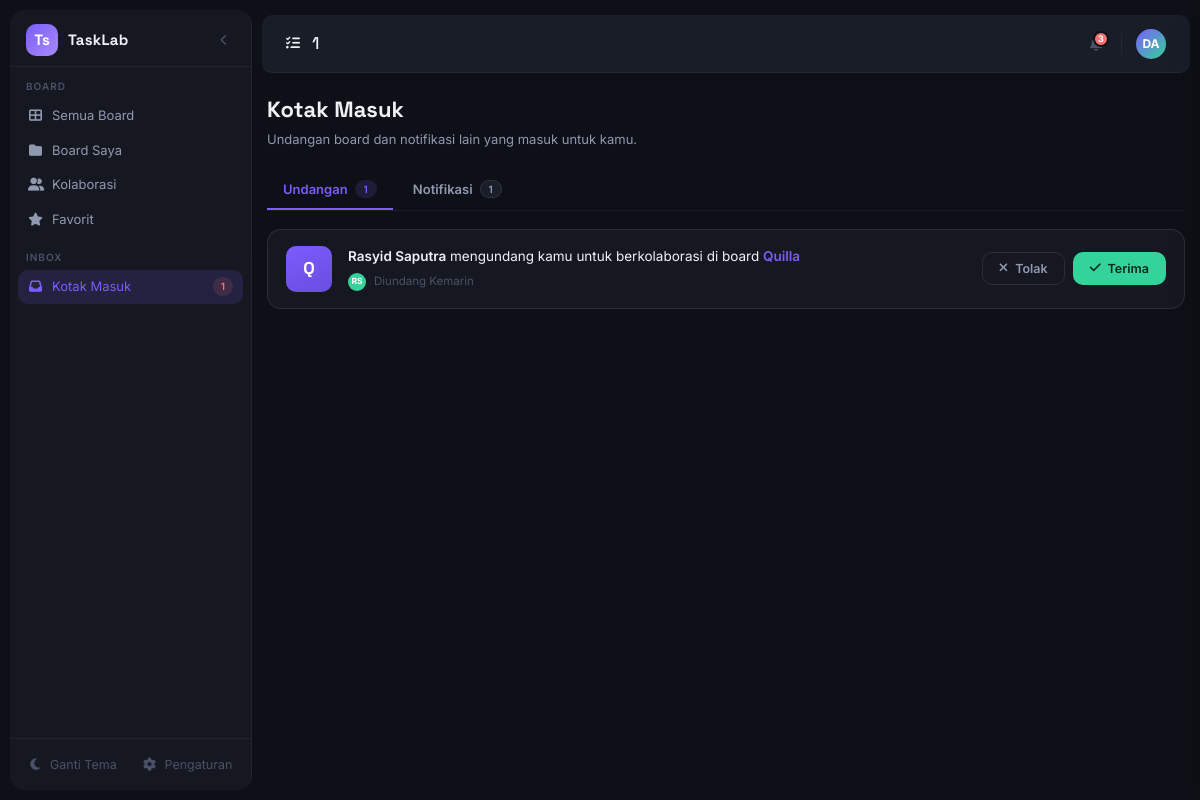
The app's page /dashboard/inbox.php (signed in) with its own data.
### tables this page shows
CREATE TABLE `board_invitations` (
  `id` int PRIMARY KEY AUTO_INCREMENT,
  `board_id` int,
  `sender_id` int,
  `receiver_id` int,
  `status` enum('pending','accepted','rejected','cancelled') DEFAULT 'pending',
  `invitation_token` varchar(255),
  `created_at` timestamp,
  `responded_at` timestamp NULL
);

CREATE TABLE `boards` (
  `id` int PRIMARY KEY AUTO_INCREMENT,
  `board_name` varchar(255),
  `description` text,
  `cover_board` varchar(255),
  `owner` int,
  `created_at` timestamp,
  `updated_at` timestamp
);

CREATE TABLE `users` (
  `id` int PRIMARY KEY AUTO_INCREMENT,
  `name` varchar(255),
  `email` varchar(255) UNIQUE,
  `password` varchar(255),
  `avatar` varchar(255) COMMENT 'path/url foto profil, null = pakai inisial nama',
  `created_at` timestamp,
  `updated_at` timestamp
);

### actions/collaboration/inbox_get.php (called while the page is built, shortened)
<?php
require_once __DIR__ . '.../../connection.php';
$user_id = (int) $_SESSION['user_id'];
$stmt = mysqli_prepare(
    $conn,
    "SELECT bi.id AS invitation_id, bi.created_at AS invited_at,
            b.id AS board_id, b.board_name,
            u.id AS sender_id, u.name AS sender_name
     FROM board_invitations bi
     INNER JOIN boards b ON b.id = bi.board_id
     INNER JOIN users u ON u.id = bi.sender_id
     WHERE bi.receiver_id = ? AND bi.status = 'pending'
     ORDER BY bi.created_at DESC"
);
mysqli_stmt_bind_param($stmt, "i", $user_id);
mysqli_stmt_execute($stmt);
$invitations = mysqli_stmt_get_result($stmt);
$stmt = mysqli_prepare(
    $conn,
    "SELECT COUNT(*) AS c FROM notifications WHERE user_id = ? AND is_read = 0"
);
mysqli_stmt_bind_param($stmt, "i", $user_id);
mysqli_stmt_execute($stmt);
$unreadNotifCount = (int) (mysqli_fetch_assoc(mysqli_stmt_get_result($stmt))['c'] ?? 0);
function timeAgoID($datetime)
{
    $diff = time() - strtotime($datetime);
    if ($diff < 172800) {
        return "Kemarin";
    }
    return floor($diff / 86400) . " hari yang lalu";
}

### dashboard/inbox.php (the view, shortened to what this page needs)
<?php
include "../actions/connection.php";
include "../actions/collaboration/inbox_get.php";
$invitationCount = mysqli_num_rows($invitations);
?>
<!DOCTYPE html>
<html lang="id">
<head>
    <link rel="stylesheet" href="https://cdnjs.cloudflare.com/ajax/libs/font-awesome/6.5.0/css/all.min.css" />
    <link rel="stylesheet" href="../public/css/profile.css">
    <link rel="stylesheet" href="../public/css/global.css" />
    <link rel="stylesheet" href="../public/css/theme.css" />
    <link rel="stylesheet" href="../public/css/index.css" />
    <link rel="stylesheet" href="../public/css/modal.css" />
    <link rel="stylesheet" href="../public/css/header.css" />
    <link rel="stylesheet" href="../public/css/sidebar.css" />
    <link rel="stylesheet" href="../public/css/inbox.css" />
</head>
<body>
    <div class="shell">
        <?php include '../includes/sidebar.php'; ?>
        <div class="content-col">
            <?php include '../includes/header.php'; ?>
            <main class="content-body" id="contentBody" role="main">
                <div class="root">
                    <div class="inbox-header">
                        <h1 class="inbox-title">Kotak Masuk</h1>
                        <p class="inbox-subtitle">Undangan board dan notifikasi lain yang masuk untuk kamu.</p>
                    </div>
                    <div class="inbox-tabs">
                        <button class="inbox-tab active" onclick="Inbox.switchTab(this, 'invitations')">
                            Undangan
                            <?php if ($invitationCount > 0): ?>
                                <span class="pill pill-purple"><?= $invitationCount ?></span>
                            <?php endif; ?>
                        </button>
                        <button class="inbox-tab" onclick="Inbox.switchTab(this, 'notifications')">
                            Notifikasi
                            <?php if ($unreadNotifCount > 0): ?>
                                <span class="pill"><?= $unreadNotifCount ?></span>
                            <?php endif; ?>
                        </button>
                    </div>
                    <div class="inbox-list" data-inbox-panel="invitations" style="display:flex;">
                        <div id="inviteList" style="display:contents;">
                            <?php if ($invitationCount > 0): ?>
                                <?php while ($invite = mysqli_fetch_assoc($invitations)): ?>
                                    <div class="invite-card">
                                        <div class="invite-card-icon"><?= getInitials($invite['board_name']) ?></div>
                                        <div class="invite-card-body">
                                            <div class="invite-card-text">
                                                <b><?= htmlspecialchars($invite['sender_name']) ?></b> mengundang kamu untuk berkolaborasi di board
                                                <span class="board-name"><?= htmlspecialchars($invite['board_name']) ?></span>
                                            </div>
                                            <div class="invite-card-meta">
                                                <div class="inviter-avatar"><?= getInitials($invite['sender_name']) ?></div>
                                                <span>Diundang <?= timeAgoID($invite['invited_at']) ?></span>
                                            </div>
                                        </div>
                                        <div class="invite-card-actions">
                                            <form action="../actions/collaboration/invitation_respond.php" method="POST">
                                                <button type="submit" name="action" value="reject" class="btn-invite-decline">
                                                    <i class="fa-solid fa-xmark"></i> Tolak
                                                </button>
                                            </form>
                                            <form action="../actions/collaboration/invitation_respond.php" method="POST">
                                                <button type="submit" name="action" value="accept" class="btn-invite-accept">
                                                    <i class="fa-solid fa-check"></i> Terima
                                                </button>
                                            </form>
                                        </div>
                                    </div>
                                <?php endwhile; ?>
                            <?php endif; ?>
                        </div>
                    </div>
                </div>
            </main>
        </div>
    </div>
</body>
</html>

### public/css/global.css (style rules this page uses)
:root { --bg-rail: #191d28; --bg-deep: #0d1016; --bg-panel: #151820; --bg-card: #1a1e28; --bg-hover: #ffffff08; --border: #ffffff0d; --border-hi: #ffffff18; --accent: #7c5cfc; --accent-dim: #7c5cfc26; --accent-glow: #7c5cfc55; --accent2: #34d399; --accent2-dim: #34d39926; --text-hi: #f0f1f5; --text-mid: #9099b0; --text-lo: #4b5268; --danger: #f87171; --warn: #fbbf24; --success: #34d399; --rail-w: 64px; --nav-w: 242px; --header-h: 58px; --footer-h: 44px; --font-body: "Inter", sans-serif; --font-display: "Space Grotesk", sans-serif; --r-sm: 6px; --r-md: 10px; --r-lg: 14px; --shadow-card: 0 4px 24px #00000030; }
*, *::before, *::after { box-sizing: border-box; margin: 0; padding: 0; }
html, body { height: 100%; font-family: var(--font-body); background: var(--bg-deep); color: var(--text-hi); font-size: 14px; line-height: 1.5; -webkit-font-smoothing: antialiased; }
button { font-family: var(--font-body); cursor: pointer; border: none; }
.shell { display: flex; height: 100vh; overflow: hidden; padding: 10px; gap: 10px; }
.content-col { display: flex; flex-direction: column; flex: 1; min-width: 0; overflow: hidden; }
.content-body { flex: 1; }
.pill { display: inline-flex; align-items: center; font-size: 10px; font-weight: 600; padding: 2px 8px; border-radius: 20px; white-space: nowrap; }
.pill-purple { background: var(--accent-dim); color: var(--accent); }

### public/css/theme.css (style rules this page uses)
html, body, .rail, .sidebar, .hdr, .content-body, [class*="card"], [class*="modal"], [class*="panel"] { transition: background-color 0.2s ease, color 0.2s ease, border-color 0.2s ease; }

### public/css/index.css (style rules this page uses)
.root { background: var(--bg-deep); font-family: var(--font-body); color: var(--text-hi); min-height: 100vh; padding: 20px 5px; }

### public/css/inbox.css (style rules this page uses)
.inbox-header { margin-bottom: 20px; }
.inbox-title { font-family: var(--font-display); font-size: 22px; font-weight: 700; color: var(--text-hi); }
.inbox-subtitle { font-size: 13px; color: var(--text-mid); margin-top: 4px; }
.inbox-tabs { display: flex; gap: 4px; border-bottom: 1px solid var(--border); margin-bottom: 18px; }
.inbox-tab { display: flex; align-items: center; gap: 7px; padding: 10px 16px; background: transparent; border: none; border-bottom: 2px solid transparent; color: var(--text-mid); font-size: 13px; font-weight: 600; cursor: pointer; transition: color 0.15s ease, border-color 0.15s ease; }
.inbox-tab.active { color: var(--accent); border-bottom-color: var(--accent); }
.inbox-tab .pill { background: var(--bg-card); color: var(--text-mid); border: 1px solid var(--border-hi); }
.inbox-tab.active .pill { background: var(--accent-dim); color: var(--accent); border-color: transparent; }
.inbox-list { display: flex; flex-direction: column; gap: 12px; }
.invite-card { display: flex; align-items: center; gap: 16px; padding: 16px 18px; background: var(--bg-panel); border: 1px solid var(--border-hi); border-radius: var(--r-lg); transition: transform 0.18s ease, opacity 0.18s ease, max-height 0.25s ease, margin 0.25s ease, padding 0.25s ease; }
.invite-card-icon { width: 46px; height: 46px; border-radius: var(--r-md); background: linear-gradient(155deg, var(--accent) 0%, #6a4de0 100%); color: #fff; font-family: var(--font-display); font-weight: 700; font-size: 17px; display: flex; align-items: center; justify-content: center; flex-shrink: 0; }
.invite-card-body { flex: 1; min-width: 0; }
.invite-card-text { font-size: 13.5px; color: var(--text-hi); line-height: 1.5; }
.invite-card-text b { font-weight: 600; }
.invite-card-text .board-name { color: var(--accent); font-weight: 600; }
.invite-card-meta { display: flex; align-items: center; gap: 8px; margin-top: 6px; font-size: 11.5px; color: var(--text-lo); }
.invite-card-meta .inviter-avatar { width: 18px; height: 18px; border-radius: 50%; background: var(--accent2); color: #fff; font-size: 8.5px; font-weight: 700; display: flex; align-items: center; justify-content: center; flex-shrink: 0; }
.invite-card-actions { display: flex; gap: 8px; flex-shrink: 0; }
.btn-invite-accept, .btn-invite-decline { display: flex; align-items: center; gap: 7px; padding: 8px 16px; border-radius: var(--r-md); font-size: 12.5px; font-weight: 600; cursor: pointer; transition: 0.15s; white-space: nowrap; }
.btn-invite-accept { background: var(--success); color: #06281a; border: 1px solid transparent; }
.btn-invite-decline { background: transparent; color: var(--text-mid); border: 1px solid var(--border-hi); }

### records on screen
board_invitations: board.board_name "Q", sender.name "Rasyid Saputra", board.board_name "Quilla", sender.name "RS", created_at "Kemarin"

### other values on screen
$item['label'] "Semua Board"
$item['label'] "Board Saya"
$item['label'] "Kolaborasi"
$item['label'] "Favorit"
$item['label'] "Kotak Masuk"
$item['pill'] "1"
$userId "1"
$invitationCount "1"
$unreadNotifCount "1"
